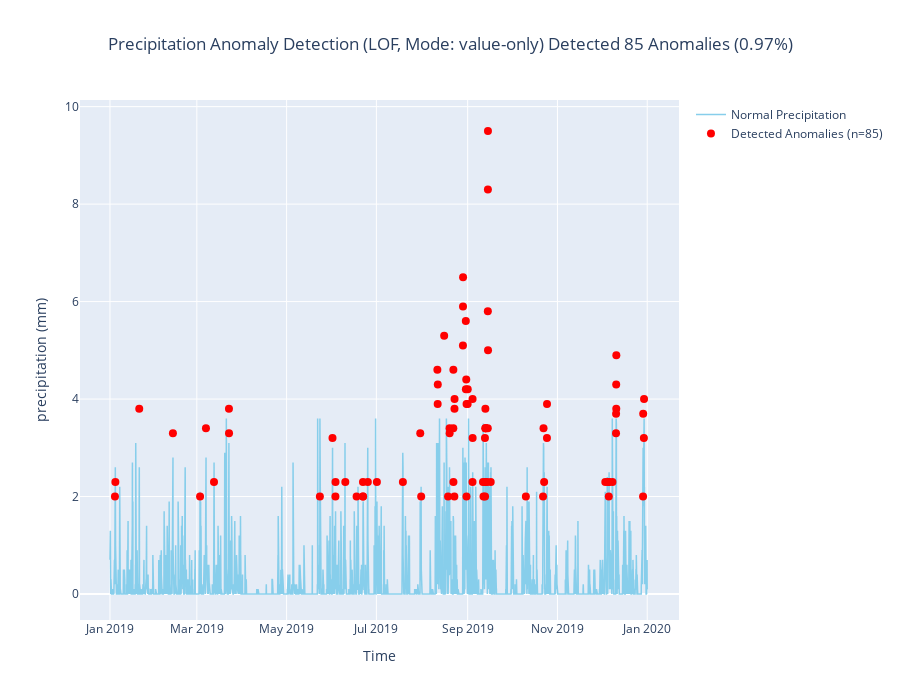

Notebook source saved alongside this figure:
### Code cell
# Single test plot using Bergen precipitation (value-only LOF)
bergen_row = locations_df[locations_df['city'] == 'Bergen'].iloc[0]
print(f"Using Bergen ({bergen_row['latitude']}, {bergen_row['longitude']}) precipitation for 2019")

# prepare dataframe with expected column name
df = df_weather[['time', 'precipitation (mm)']].copy()
df['time'] = pd.to_datetime(df['time'])

# Run LOF (value-only) and plot a single figure
data, summary = detect_precipitation_outliers_combined(df, contamination=0.01, use_trend=False)
fig = plot_precipitation_outliers_plotly(data, summary=summary)
fig.show()

# Print concise summary
print(f"Detected {summary['n_outliers']} outliers ({summary['outlier_percentage']:.2f}%)")
print("Sample outliers (up to 10):")
for dt, val in list(zip(summary['outlier_dates'], summary['outlier_values']))[:10]:
    print(f" - {pd.to_datetime(dt)}: {val}")

### Figure 1 — Plotly figure (JSON) as saved in the notebook; plotly's stock layout.template omitted (floating-point values rounded to 4 significant figures; data arrays with more than 128 entries replaced by an {"elided": "..."} marker saying what was removed)
{"data": [{"line": {"color": "skyblue", "width": 1.5}, "mode": "lines", "name": "Normal Precipitation", "type": "scatter", "x": {"elided": "8675 str values"}, "y": {"elided": "8675 float values"}}, {"marker": {"color": "red", "size": 8, "symbol": "circle"}, "mode": "markers", "name": "Detected Anomalies (n=85)", "type": "scatter", "x": ["2019-01-04T09:00:00", "2019-01-04T16:00:00", "2019-01-20T21:00:00", "2019-02-12T18:00:00", "2019-03-03T05:00:00", "2019-03-07T05:00:00", "2019-03-12T16:00:00", "2019-03-22T20:00:00", "2019-03-22T21:00:00", "2019-05-23T14:00:00", "2019-06-01T04:00:00", "2019-06-03T04:00:00", "2019-06-03T05:00:00", "2019-06-09T21:00:00", "2019-06-17T13:00:00", "2019-06-21T20:00:00", "2019-06-21T21:00:00", "2019-06-21T23:00:00", "2019-06-25T04:00:00", "2019-07-01T08:00:00", "2019-07-19T00:00:00", "2019-07-30T19:00:00", "2019-07-31T10:00:00", "2019-08-11T10:00:00", "2019-08-11T15:00:00", "2019-08-11T17:00:00", "2019-08-16T01:00:00", "2019-08-18T16:00:00", "2019-08-19T17:00:00", "2019-08-19T18:00:00", "2019-08-22T06:00:00", "2019-08-22T07:00:00", "2019-08-22T08:00:00", "2019-08-22T23:00:00", "2019-08-23T01:00:00", "2019-08-23T02:00:00", "2019-08-28T19:00:00", "2019-08-28T20:00:00", "2019-08-28T21:00:00", "2019-08-30T18:00:00", "2019-08-30T19:00:00", "2019-08-31T01:00:00", "2019-08-31T05:00:00", "2019-08-31T06:00:00", "2019-09-01T00:00:00", "2019-09-01T01:00:00", "2019-09-04T07:00:00", "2019-09-04T08:00:00", "2019-09-04T09:00:00", "2019-09-11T10:00:00", "2019-09-11T18:00:00", "2019-09-12T18:00:00", "2019-09-12T20:00:00", "2019-09-13T00:00:00", "2019-09-13T01:00:00", "2019-09-13T03:00:00", "2019-09-13T05:00:00", "2019-09-13T07:00:00", "2019-09-14T00:00:00", "2019-09-14T16:00:00", "2019-09-14T17:00:00", "2019-09-14T18:00:00", "2019-09-14T19:00:00", "2019-09-14T20:00:00", "2019-09-16T16:00:00", "2019-10-10T13:00:00", "2019-10-22T05:00:00", "2019-10-22T13:00:00", "2019-10-22T23:00:00", "2019-10-24T21:00:00", "2019-10-24T22:00:00", "2019-12-03T12:00:00", "2019-12-05T16:00:00", "2019-12-05T19:00:00", "2019-12-05T21:00:00", "2019-12-08T09:00:00", "2019-12-10T19:00:00", "2019-12-10T20:00:00", "2019-12-10T22:00:00", "2019-12-10T23:00:00", "2019-12-11T00:00:00", "2019-12-29T04:00:00", "2019-12-29T06:00:00", "2019-12-29T17:00:00", "2019-12-29T20:00:00"], "y": [2.0, 2.3, 3.8, 3.3, 2.0, 3.4, 2.3, 3.8, 3.3, 2.0, 3.2, 2.0, 2.3, 2.3, 2.0, 2.0, 2.3, 2.0, 2.3, 2.3, 2.3, 3.3, 2.0, 4.6, 3.9, 4.3, 5.3, 2.0, 3.4, 3.3, 3.4, 4.6, 2.3, 2.0, 3.8, 4.0, 5.1, 5.9, 6.5, 5.6, 4.2, 4.4, 2.0, 3.9, 3.9, 4.2, 2.3, 4.0, 3.2, 2.3, 2.0, 3.2, 2.0, 3.4, 3.8, 2.3, 3.4, 3.4, 2.3, 3.4, 5.8, 8.3, 9.5, 5.0, 2.3, 2.0, 2.0, 3.4, 2.3, 3.2, 3.9, 2.3, 2.3, 2.3, 2.0, 2.3, 3.3, 3.7, 4.3, 3.8, 4.9, 2.0, 3.7, 3.2, 4.0]}], "layout": {"height": 700, "hovermode": "x unified", "title": {"text": "Precipitation Anomaly Detection (LOF, Mode: value-only)\nDetected 85 Anomalies (0.97%)", "x": 0.5, "xanchor": "center"}, "xaxis": {"title": {"text": "Time"}}, "yaxis": {"title": {"text": "precipitation (mm)"}}}}
